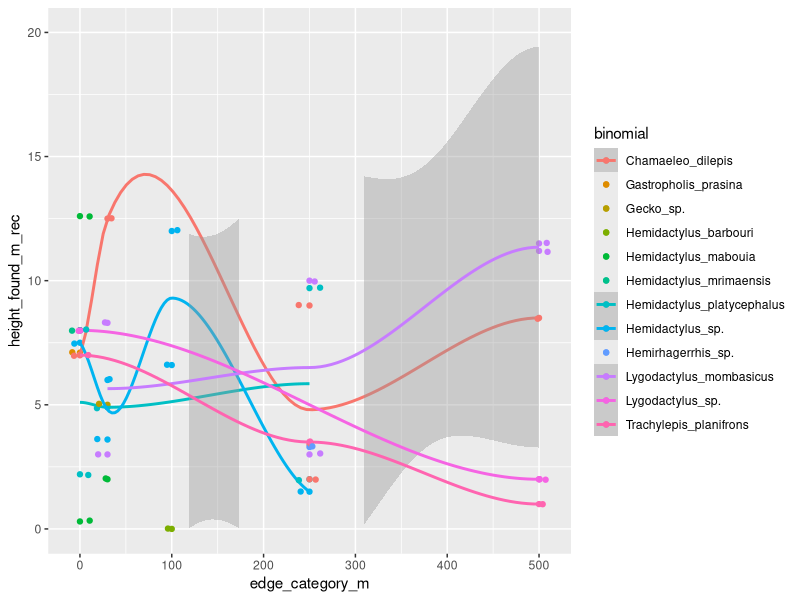
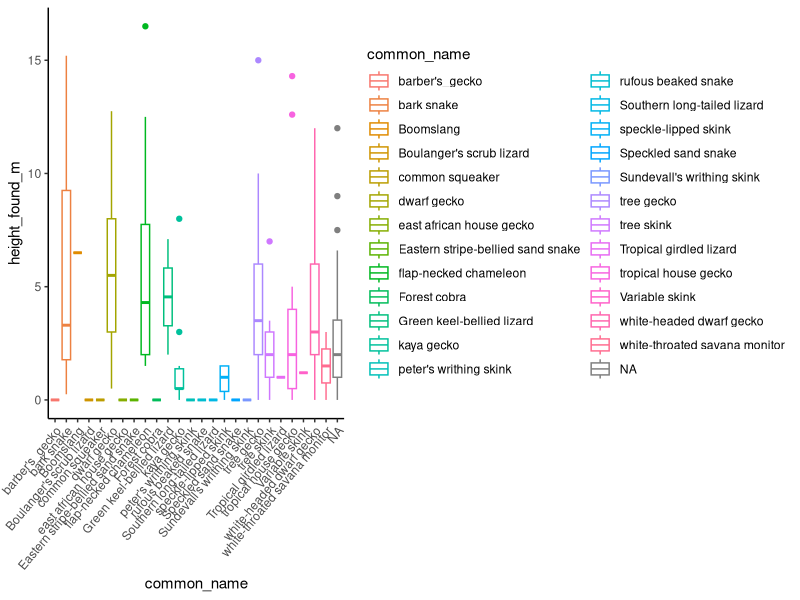

The R source for these figures, in order:
#species level analysis
#goal, generate lm and plots of all species height by edge dist and abundance
#by edge dist

library(ggplot2)
library(tidyverse)
library(dplyr)
library(tidyr)
select <- dplyr::select


#data
herpd <- read.csv("raw_data/herpdata.csv")
sites <- read.csv("raw_data/sites.csv")
MetaAll <- read.csv("clean_data/MetaAll.csv")

#merge and clean Herp data
herpd <- merge(herpd, sites, by = "Tree_ID", all = TRUE)

herpd <- herpd %>%
  select(-c(notes.x, notes.y))

HghtHerpD <- herpd %>%
  filter(category != "matrix") %>%
  filter(survey_type == "C") %>%
  filter(forest_type == "BR")

#height by edge distance by species
ggplot(data = HghtHerpD, aes(x = edge_category_m, 
                         y = height_found_m_rec, color = binomial))+
  geom_point()+
  geom_smooth()+
  geom_jitter()+
  ylim(0,20)
               

#height found by species:
ggplot(data = herpd, aes(x = common_name, y = height_found_m))+
  geom_boxplot(aes(color = common_name))+
  theme_classic()+
  theme(axis.text.x = element_text(angle = 50, hjust = 1))


#######################
#GLM for all species Abundance by distance

#number of species
spec_counts <- MetaAll %>%
  select(ARST:VAAL)

NumSpecies <- ncol(spec_counts)

variables <- MetaAll%>%
  select(edge_category_m,edge_dist_m,category)

# create an empty dataframe to populate with info from glm
reg_abund <- list(NA)
RSquared <- list(NA)

for(i in 1:NumSpecies){
  newdata <- cbind(abund = spec_counts[,i], variables)
  lm_abund <- lm(abund~
                   scale(edge_category_m),
                 data=newdata)
  
  lm_mod <- summary(lm_abund)
  
  reg_abund[[i]] <- rbind(lm_mod$coefficients)
  RSquared[[i]] <- rbind(lm_mod$r.squared)
}
names(reg_abund) <- colnames(spec_counts)
reg_abund
names(RSquared) <- colnames(spec_counts)
RSquared




